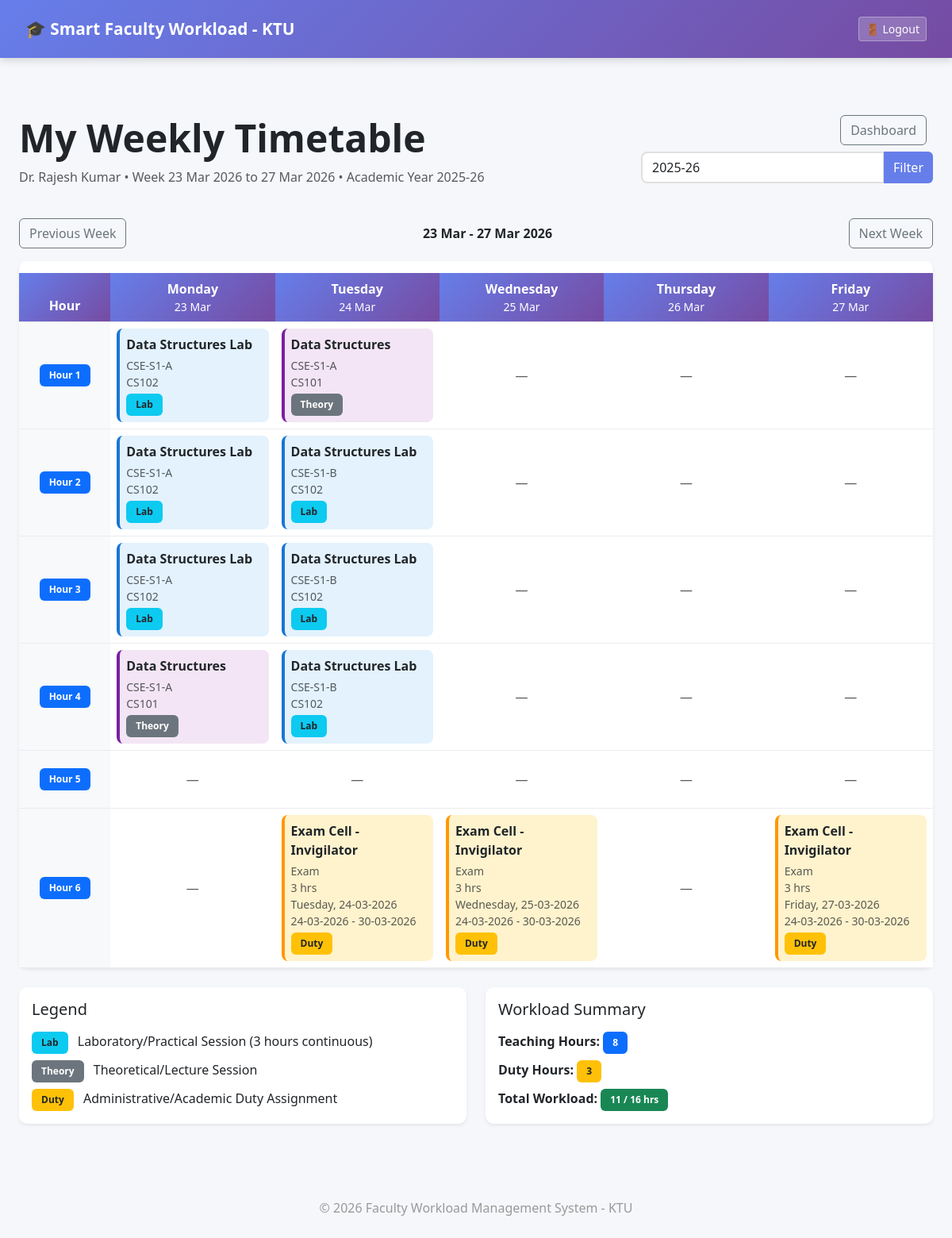
Screenshot of /faculty/timetable (signed in) with the database file from the repository.
### app/models.py (models this page shows, shortened)
class Faculty(UserMixin, db.Model):
    id = db.Column(db.Integer, primary_key=True)
    name = db.Column(db.String(100), nullable=False)
    department = db.Column(db.String(100), nullable=False)
    designation = db.Column(db.String(50), nullable=False)
    email = db.Column(db.String(120), unique=True, nullable=False)
    password_hash = db.Column(db.String(200), nullable=False)
    max_workload = db.Column(db.Integer, default=16)
    role = db.Column(db.String(20), default="faculty")
    assignments = db.relationship(
        'Assignment',
        backref='faculty',
        lazy=True,
        cascade="all, delete-orphan"
    )
    duties = db.relationship(
        'AdditionalDuty',
        backref='faculty',
        lazy=True,
        cascade="all, delete-orphan"
    )
    timetables = db.relationship(
        'Timetable',
        backref='faculty_obj',
        lazy=True,
        cascade="all, delete-orphan"
    )

class Subject(db.Model):
    id = db.Column(db.Integer, primary_key=True)
    course_code = db.Column(db.String(20), nullable=False)
    subject_name = db.Column(db.String(150), nullable=False)
    subject_type = db.Column(db.String(20), nullable=False)  # 'Theory' or 'Lab'
    is_lab = db.Column(db.Boolean, default=False)  # Flag for lab subjects
    hours_per_week = db.Column(db.Integer, nullable=False)  # Theory: varies, Lab: typically 3 hours continuous
    semester = db.Column(db.Integer, nullable=False)  # Semester number (1-8)
    created_at = db.Column(db.DateTime, default=datetime.utcnow)
    assignments = db.relationship(
        'Assignment',
        backref='subject',
        lazy=True,
        cascade="all, delete-orphan"
    )

class Class(db.Model):
    __tablename__ = 'class'
    id = db.Column(db.Integer, primary_key=True)
    class_name = db.Column(db.String(50), nullable=False, unique=True)  # e.g., "S3-A", "S5-B"
    semester = db.Column(db.Integer, nullable=False)  # 1-8
    department = db.Column(db.String(100), nullable=False)  # e.g., "Computer Science"
    created_at = db.Column(db.DateTime, default=datetime.utcnow)
    timetables = db.relationship(
        'Timetable',
        backref='class_obj',
        lazy=True,
        cascade="all, delete-orphan"
    )

class AdditionalDuty(db.Model):
    __table_args__ = (
        db.UniqueConstraint(
            'faculty_id',
            'duty_name',
            'start_date',
            name='unique_faculty_duty_period'
        ),
    )
    id = db.Column(db.Integer, primary_key=True)
    faculty_id = db.Column(db.Integer, db.ForeignKey('faculty.id'), nullable=True)  # Allow unassigned
    duty_name = db.Column(db.String(150), nullable=False)  # e.g., "HOD", "Placement Officer", "Exam Cell Duty"
    category = db.Column(db.String(50), nullable=False)  # 'Leadership' (HOD/Placement Officer), 'Exam', 'Administrative', 'Research'
    duration_type = db.Column(db.String(20), nullable=False)  # 'Yearly' or 'Weekly' or 'Custom'
    hours = db.Column(db.Integer, nullable=False)  # Hours per week
    duty_day = db.Column(db.String(20), nullable=True)  # Monday-Friday
    start_date = db.Column(db.Date, nullable=False)  # When duty starts
    end_date = db.Column(db.Date, nullable=False)  # When duty ends
    academic_year = db.Column(db.String(20), nullable=False)  # e.g., "2025-26"
    created_at = db.Column(db.DateTime, default=datetime.utcnow)
    def is_active(self, reference_date=None):
        target_date = reference_date or datetime.utcnow().date()
        return self.start_date <= target_date <= self.end_date
    def overlaps_week(self, week_start):
        week_end = week_start + timedelta(days=4)
        return self.start_date <= week_end and self.end_date >= week_start

### app/routes.py (the view)
@main.route('/faculty/timetable')
@login_required
def faculty_timetable():
    academic_year = request.args.get('academic_year') or get_latest_academic_year()
    requested_week = request.args.get('week_start')
    try:
        selected_date = datetime.strptime(requested_week, '%Y-%m-%d').date() if requested_week else datetime.utcnow().date()
    except ValueError:
        selected_date = datetime.utcnow().date()
    week_start = get_week_start(selected_date)
    week_dates = {
        day: week_start + timedelta(days=index)
        for index, day in enumerate(['Monday', 'Tuesday', 'Wednesday', 'Thursday', 'Friday'])
    }
    previous_week = week_start - timedelta(days=7)
    next_week = week_start + timedelta(days=7)
    timetable_entries = Timetable.query.filter_by(
        faculty_id=current_user.id,
        academic_year=academic_year
    ).all()
    active_duties = [
        duty for duty in current_user.duties
        if duty.faculty_id == current_user.id and duty.overlaps_week(week_start)
    ]
    days = ['Monday', 'Tuesday', 'Wednesday', 'Thursday', 'Friday']
    hours = list(range(1, 7))
    timetable_grid = {}
    for day in days:
        timetable_grid[day] = {}
        for hour in hours:
            timetable_grid[day][hour] = None
    for entry in timetable_entries:
        day = entry.timeslot.day
        hour = entry.timeslot.hour
        timetable_grid[day][hour] = {
            'subject': entry.subject.subject_name,
            'class': entry.class_obj.class_name,
            'course_code': entry.subject.course_code,
            'is_lab': entry.subject.is_lab,
            'type': 'class'
        }
    displayed_duties = []
    for duty in active_duties:
        allocated_slots = allocate_duty_slots(
            duty,
            timetable_grid,
            days,
            hours,
            week_dates,
            f"{current_user.id}-{duty.id}-{week_start.isoformat()}"
        )
        if not allocated_slots:
            continue
        displayed_duties.append(duty)
        for day, hour in allocated_slots:
            duty_date = week_dates[day]
            timetable_grid[day][hour] = {
                'duty_name': duty.duty_name,
                'category': duty.category,
                'hours': duty.hours,
                'type': 'duty',
                'duty_day': day,
                'duty_date': duty_date.strftime('%d-%m-%Y'),
                'start_date': duty.start_date.strftime('%d-%m-%Y'),
                'end_date': duty.end_date.strftime('%d-%m-%Y')
            }
    return render_template(
        'faculty_timetable.html',
        timetable_grid=timetable_grid,
        days=days,
        hours=hours,
        academic_year=academic_year,
        faculty_name=current_user.name,
        active_duties=displayed_duties,
        total_duty_hours=sum([d.hours for d in displayed_duties]),
        teaching_hours=len(timetable_entries),
        week_start=week_start,
        week_end=week_start + timedelta(days=4),
        week_dates=week_dates,
        previous_week=previous_week,
        next_week=next_week
    )

### app/templates/faculty_timetable.html (shortened to what this page needs)
{% extends "base.html" %}
{% block content %}
<div class="container-fluid py-4">
    <div class="row mb-4">
        <div class="col-md-8">
            <h1 class="display-5 fw-bold">
                 My Weekly Timetable
            </h1>
            <p class="text-muted">{{ faculty_name }} • Week {{ week_start.strftime('%d %b %Y') }} to {{ week_end.strftime('%d %b %Y') }} • Academic Year {{ academic_year }}</p>
        </div>
        <div class="col-md-4 text-end">
            <a href="{{ url_for('main.dashboard') }}" class="btn btn-outline-secondary me-2 mb-2">
                 Dashboard
            </a>
            <form method="get" class="d-inline">
                <div class="input-group">
                    <input
                        type="text"
                        class="form-control"
                        name="academic_year"
                        value="{{ academic_year }}"
                        placeholder="2025-26"
                    >
                    <button class="btn btn-primary" type="submit">Filter</button>
                </div>
            </form>
        </div>
    </div>
    <div class="d-flex justify-content-between align-items-center mb-3">
        <a class="btn btn-outline-secondary" href="{{ url_for('main.faculty_timetable', academic_year=academic_year, week_start=previous_week.strftime('%Y-%m-%d')) }}">Previous Week</a>
        <strong>{{ week_start.strftime('%d %b') }} - {{ week_end.strftime('%d %b %Y') }}</strong>
        <a class="btn btn-outline-secondary" href="{{ url_for('main.faculty_timetable', academic_year=academic_year, week_start=next_week.strftime('%Y-%m-%d')) }}">Next Week</a>
    </div>
    <div class="card border-0 shadow-sm">
        <div class="card-body p-0">
            <div class="table-responsive">
                <table class="table table-hover mb-0">
                    <thead class="bg-light">
                        <tr>
                            <th class="text-center fw-bold" style="width: 10%; background: linear-gradient(135deg, #667eea 0%, #764ba2 100%); color: white;">
                                Hour
                            </th>
                            {% for day in days %}
                            <th class="text-center fw-bold" style="width: 18%; background: linear-gradient(135deg, #667eea 0%, #764ba2 100%); color: white;">
                                {{ day }}
                                <div class="small fw-normal">{{ week_dates[day].strftime('%d %b') }}</div>
                            </th>
                            {% endfor %}
                        </tr>
                    </thead>
                    <tbody>
                        {% for hour in hours %}
                        <tr>
                            <td class="text-center fw-bold align-middle bg-light">
                                <span class="badge bg-primary">Hour {{ hour }}</span>
                            </td>
                            {% for day in days %}
                            <td class="align-middle" style="min-height: 80px;">
                                {% if timetable_grid[day][hour] %}
                                    {% set entry = timetable_grid[day][hour] %}
                                    {% if entry.type == 'class' %}
                                    <div class="p-2" style="background: {% if entry.is_lab %}#e3f2fd{% else %}#f3e5f5{% endif %}; border-radius: 8px; border-left: 4px solid {% if entry.is_lab %}#1976d2{% else %}#7b1fa2{% endif %};">
                                        <p class="mb-1">
                                            <strong class="text-dark">{{ entry.subject }}</strong>
                                        </p>
                                        <p class="mb-0 small text-muted">
                                             {{ entry.class }}
                                        </p>
                                        <p class="mb-0 small text-muted">
                                             {{ entry.course_code }}
                                        </p>
                                        {% if entry.is_lab %}
                                        <span class="badge bg-info text-dark mt-1">Lab</span>
                                        {% else %}
                                        <span class="badge bg-secondary mt-1">Theory</span>
                                        {% endif %}
                                    </div>
                                    {% elif entry.type == 'duty' %}
                                    <div class="p-2" style="background: #fff3cd; border-radius: 8px; border-left: 4px solid #ff9800;">
                                        <p class="mb-1">
                                            <strong class="text-dark">{{ entry.duty_name }}</strong>
                                        </p>
                                        <p class="mb-0 small text-muted">
                                             {{ entry.category }}
                                        </p>
                                        <p class="mb-0 small text-muted">
                                             {{ entry.hours }} hrs
                                        </p>
                                        <p class="mb-0 small text-muted">
                                             {{ entry.duty_day }}, {{ entry.duty_date }}
                                        </p>
                                        <p class="mb-0 small text-muted">
                                             {{ entry.start_date }} - {{ entry.end_date }}
                                        </p>
                                        <span class="badge bg-warning text-dark mt-1">Duty</span>
                                    </div>
                                    {% endif %}
                                {% else %}
                                    <div class="text-center text-muted py-3">
                                        <span class="text-sm">—</span>
                                    </div>
                                {% endif %}
                            </td>
                            {% endfor %}
                        </tr>
                        {% endfor %}
                    </tbody>
                </table>
            </div>
        </div>
    </div>
    <div class="row mt-4">
        <div class="col-md-6">
            <div class="card border-0 shadow-sm">
                <div class="card-body">
                    <h5 class="card-title">
                         Legend
                    </h5>
                    <div class="mt-3">
                        <p class="mb-2">
                            <span class="badge bg-info text-dark">Lab</span>
                            <span class="ms-2">Laboratory/Practical Session (3 hours continuous)</span>
                        </p>
                        <p class="mb-2">
                            <span class="badge bg-secondary">Theory</span>
                            <span class="ms-2">Theoretical/Lecture Session</span>
                        </p>
                        <p class="mb-0">
                            <span class="badge bg-warning text-dark">Duty</span>
                            <span class="ms-2">Administrative/Academic Duty Assignment</span>
                        </p>
                    </div>
                </div>
            </div>
        </div>
        <div class="col-md-6">
            <div class="card border-0 shadow-sm">
                <div class="card-body">
                    <h5 class="card-title">
                         Workload Summary
                    </h5>
                    <div class="mt-3">
                        <p class="mb-2">
                            <strong>Teaching Hours:</strong>
                            <span class="badge bg-primary">{{ teaching_hours }}</span>
                        </p>
                        <p class="mb-2">
                            <strong>Duty Hours:</strong>
                            <span class="badge bg-warning text-dark">{{ total_duty_hours }}</span>
                        </p>
                        <p class="mb-0">
                            <strong>Total Workload:</strong>
                            <span class="badge bg-success">{{ teaching_hours + total_duty_hours }} / 16 hrs</span>
                        </p>
                    </div>
                </div>
            </div>
        </div>
    </div>
</div>
{% endblock %}

### rows the page displays
Faculty: name "Dr. Rajesh Kumar"
Subject: subject "Data Structures Lab" "Data Structures Lab" "Data Structures Lab" "Data Structures Lab" "Data Structures Lab" "Data Structures Lab", course_code "CS102" "CS102" "CS102" "CS102" "CS102" "CS102"
Class: class "CSE-S1-A" "CSE-S1-A" "CSE-S1-A" "CSE-S1-A" "CSE-S1-A"
Subject: subject "Data Structures" "Data Structures", course_code "CS101" "CS101"
Class: class "CSE-S1-B" "CSE-S1-B" "CSE-S1-B"
AdditionalDuty: duty_name "Exam Cell - Invigilator", category "Exam", hours "3", duty_day "Tuesday", duty_date "24-03-2026", start_date "24-03-2026", end_date "30-03-2026", duty_day "Wednesday", duty_date "25-03-2026", duty_day "Friday", duty_date "27-03-2026"

### other values shown
{{ week_start.strftime('%d %b %Y') }} "23 Mar 2026"
{{ week_end.strftime('%d %b %Y') }} "27 Mar 2026"
{{ academic_year }} "2025-26"
{{ week_start.strftime('%d %b') }} "23 Mar"
{{ day }} "Monday" "Tuesday" "Wednesday" "Thursday" "Friday"
{{ week_dates[day].strftime('%d %b') }} "23 Mar" "24 Mar" "25 Mar" "26 Mar" "27 Mar"
{{ hour }} "1" "2" "3" "4" "5" "6"
{{ teaching_hours }} "8"
{{ total_duty_hours }} "3"
{{ teaching_hours + total_duty_hours }} "11"
